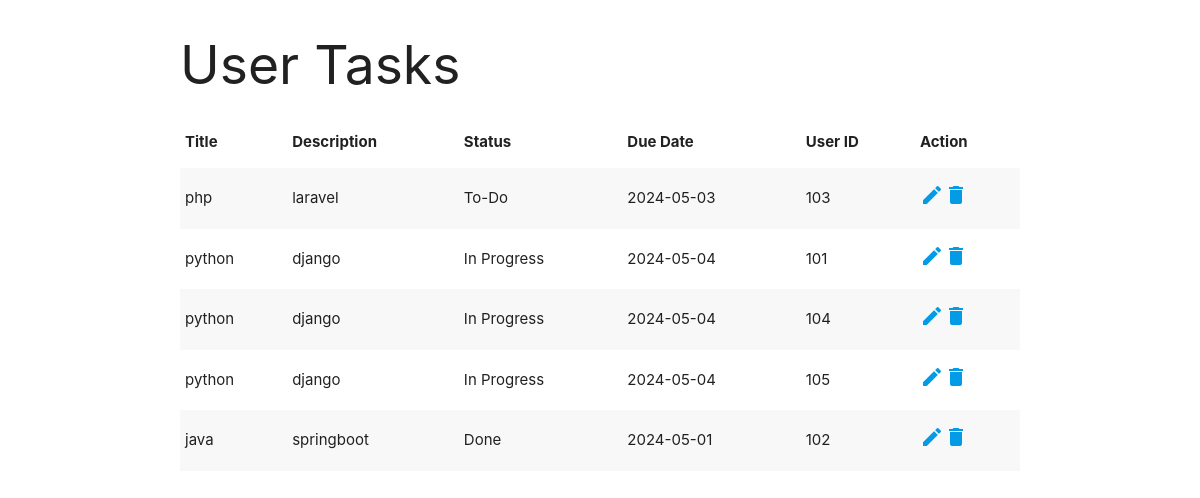
The page /user_data.php on the database its author committed.
### tables this page shows
CREATE TABLE `tasks` (
  `id` int(11) NOT NULL,
  `title` varchar(255) NOT NULL,
  `description` text DEFAULT NULL,
  `status` varchar(50) DEFAULT 'To-Do',
  `due_date` date DEFAULT NULL,
  `user_id` int(11) DEFAULT NULL,
  `created_at` timestamp NOT NULL DEFAULT current_timestamp(),
  `updated_at` timestamp NOT NULL DEFAULT current_timestamp() ON UPDATE current_timestamp()
);

### user_data.php (the view, shortened to what this page needs)
<?php
include 'includes/config.php';
$query = "SELECT * FROM tasks";
$result = mysqli_query($con, $query);
?>
<!DOCTYPE html>
<html lang="en">
<head>
    <link rel="stylesheet" href="https://cdnjs.cloudflare.com/ajax/libs/materialize/1.0.0/css/materialize.min.css">
</head>
<body>
    <div class="container">
        <h2>User Tasks</h2>
        <table class="striped">
            <thead>
                <tr>
                    <th>Title</th>
                    <th>Description</th>
                    <th>Status</th>
                    <th>Due Date</th>
                    <th>User ID</th>
                    <th>Action</th>
                </tr>
            </thead>
            <tbody>
                <?php
                if (mysqli_num_rows($result) > 0) {
                    while ($row = mysqli_fetch_assoc($result)) {
                        echo "<tr>";
                        echo "<td>" . htmlspecialchars($row['title']) . "</td>";
                        echo "<td>" . htmlspecialchars($row['description']) . "</td>";
                        echo "<td>" . htmlspecialchars($row['status']) . "</td>";
                        echo "<td>" . htmlspecialchars($row['due_date']) . "</td>";
                        echo "<td>" . htmlspecialchars($row['user_id']) . "</td>";
                        echo "<td>";
                        echo "<a href='edit_task.php?id=" . $row['id'] . "'><i class='material-icons'>edit</i></a>";
                        echo "<a href='delete_task.php?id=" . $row['id'] . "' onClick='return confirm(\"Do you really want to delete this task?\");'><i class='material-icons'>delete</i></a>";
                        echo "</td>";
                        echo "</tr>";
                    }
                } else {
                    echo "<tr><td colspan='6'>No tasks found</td></tr>";
                }
                ?>
            </tbody>
        </table>
    </div>
</body>
</html>

### rows shown on the page
tasks: title "php", description "laravel", status "To-Do", due_date "2024-05-03", user "103"
tasks: title "python", description "django", status "In Progress", due_date "2024-05-04", user "101"
tasks: title "python", description "django", status "In Progress", due_date "2024-05-04", user "104"
tasks: title "python", description "django", status "In Progress", due_date "2024-05-04", user "105"
tasks: title "java", description "springboot", status "Done", due_date "2024-05-01", user "102"
